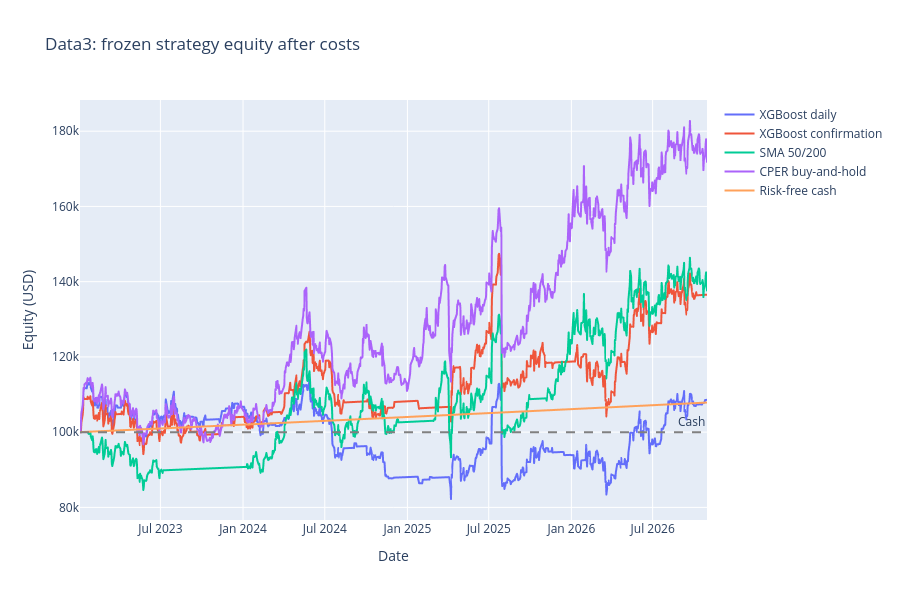

This figure's notebook cell:
### Code cell
final_equity = pd.DataFrame(
    {name: result["equity"] for name, result in final_results.items()}
)
final_equity["Risk-free cash"] = final_risk_free_equity
final_fig = px.line(
    final_equity,
    title="Data3: frozen strategy equity after costs",
    labels={"value": "Equity (USD)", "variable": "", "date": "Date"},
)
final_fig.add_hline(
    y=initial_cash, line_dash="dash", line_color="gray", annotation_text="Cash"
)
final_fig.update_layout(hovermode="x unified", height=600)
final_fig.show()

### Figure 1 — Plotly figure (JSON) as saved in the notebook; plotly's stock layout.template omitted (floating-point values rounded to 4 significant figures; data arrays with more than 128 entries replaced by an {"elided": "..."} marker saying what was removed)
{"data": [{"hovertemplate": "=XGBoost daily<br>Date=%{x}<br>Equity (USD)=%{y}<extra></extra>", "legendgroup": "XGBoost daily", "line": {"color": "#636efa", "dash": "solid"}, "marker": {"symbol": "circle"}, "mode": "lines", "name": "XGBoost daily", "showlegend": true, "type": "scattergl", "x": {"elided": "961 str values"}, "xaxis": "x", "y": {"elided": "961 float values"}, "yaxis": "y"}, {"hovertemplate": "=XGBoost confirmation<br>Date=%{x}<br>Equity (USD)=%{y}<extra></extra>", "legendgroup": "XGBoost confirmation", "line": {"color": "#EF553B", "dash": "solid"}, "marker": {"symbol": "circle"}, "mode": "lines", "name": "XGBoost confirmation", "showlegend": true, "type": "scattergl", "x": {"elided": "961 str values"}, "xaxis": "x", "y": {"elided": "961 float values"}, "yaxis": "y"}, {"hovertemplate": "=SMA 50/200<br>Date=%{x}<br>Equity (USD)=%{y}<extra></extra>", "legendgroup": "SMA 50/200", "line": {"color": "#00cc96", "dash": "solid"}, "marker": {"symbol": "circle"}, "mode": "lines", "name": "SMA 50/200", "showlegend": true, "type": "scattergl", "x": {"elided": "961 str values"}, "xaxis": "x", "y": {"elided": "961 float values"}, "yaxis": "y"}, {"hovertemplate": "=CPER buy-and-hold<br>Date=%{x}<br>Equity (USD)=%{y}<extra></extra>", "legendgroup": "CPER buy-and-hold", "line": {"color": "#ab63fa", "dash": "solid"}, "marker": {"symbol": "circle"}, "mode": "lines", "name": "CPER buy-and-hold", "showlegend": true, "type": "scattergl", "x": {"elided": "961 str values"}, "xaxis": "x", "y": {"elided": "961 float values"}, "yaxis": "y"}, {"hovertemplate": "=Risk-free cash<br>Date=%{x}<br>Equity (USD)=%{y}<extra></extra>", "legendgroup": "Risk-free cash", "line": {"color": "#FFA15A", "dash": "solid"}, "marker": {"symbol": "circle"}, "mode": "lines", "name": "Risk-free cash", "showlegend": true, "type": "scattergl", "x": {"elided": "961 str values"}, "xaxis": "x", "y": {"elided": "961 float values"}, "yaxis": "y"}], "layout": {"annotations": [{"showarrow": false, "text": "Cash", "x": 1, "xanchor": "right", "xref": "x domain", "y": 100000, "yanchor": "bottom", "yref": "y"}], "height": 600, "hovermode": "x unified", "legend": {"title": {"text": ""}, "tracegroupgap": 0}, "shapes": [{"line": {"color": "gray", "dash": "dash"}, "type": "line", "x0": 0, "x1": 1, "xref": "x domain", "y0": 100000, "y1": 100000, "yref": "y"}], "title": {"text": "Data3: frozen strategy equity after costs"}, "xaxis": {"anchor": "y", "domain": [0, 1], "title": {"text": "Date"}}, "yaxis": {"anchor": "x", "domain": [0, 1], "title": {"text": "Equity (USD)"}}}}
